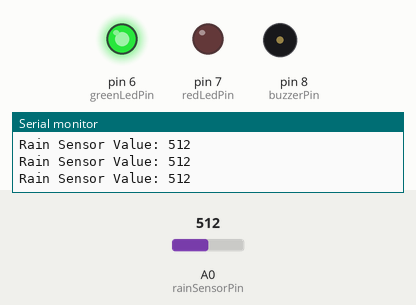
Simulated run of this sketch. Board: Arduino Uno, built with avr-gcc and run on an emulated ATmega328P. Shown: output pins drawn as LEDs (lit = HIGH), buzzer (waves = sounding, pin HIGH), the last lines printed to the serial monitor. Inputs (shaded band) come from the test bench; at power-on: A0 (rainSensorPin) = 512.

Above: at 1.3 s.
1.4 s: A0 (rainSensorPin) set to 485
At 2.0 s:
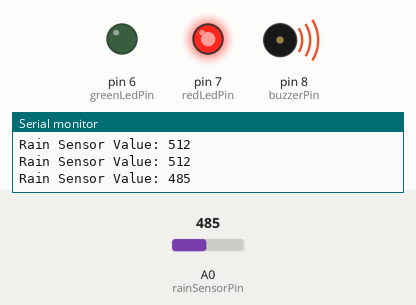
3.0 s: A0 (rainSensorPin) set to 510
At 4.2 s:
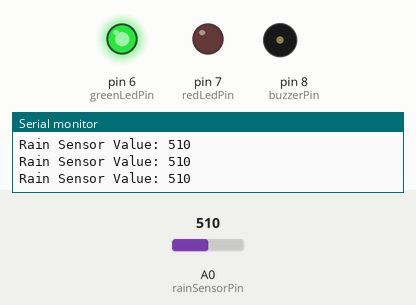
4.5 s: A0 (rainSensorPin) set to 490
At 5.6 s:
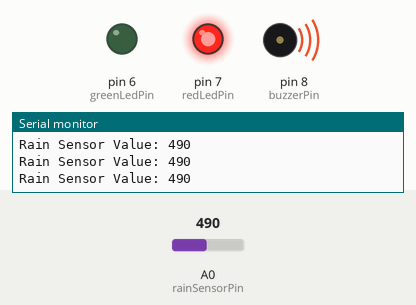
Timing chart, 0 to 7.5 s (numbered marks = the images above; inputs shaded):
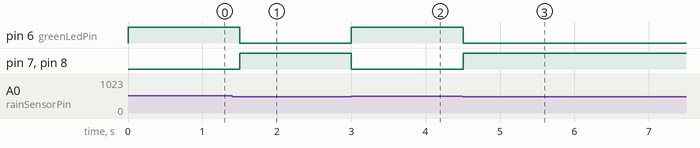

Measured:
- the behaviour switches between 500 and 499 on A0 (rainSensorPin) (found by bisection; images 0 and 1)
- after the input at 1.4 s, pin 6 (greenLedPin): HIGH → LOW after 0.10 s; pin 7 (redLedPin), pin 8 (buzzerPin): LOW → HIGH after 0.10 s
- after the input at 3.0 s, pin 6 (greenLedPin): LOW → HIGH at once; pin 7 (redLedPin), pin 8 (buzzerPin): HIGH → LOW at once
- after the input at 4.5 s, pin 6 (greenLedPin): HIGH → LOW at once; pin 7 (redLedPin), pin 8 (buzzerPin): LOW → HIGH at once

The sketch:

Rain_Alarm.ino
```cpp
// Pin Definitions
const int rainSensorPin = A0;   // Analog pin connected to Rain Sensor
const int redLedPin = 7;
const int greenLedPin = 6;
const int buzzerPin = 8;

// Threshold value to detect rain (adjust if needed)
const int rainThreshold = 500;  // Lower value means more rain

void setup() {
  pinMode(redLedPin, OUTPUT);
  pinMode(greenLedPin, OUTPUT);
  pinMode(buzzerPin, OUTPUT);

  Serial.begin(9600);  // For monitoring sensor values
}

void loop() {
  int rainValue = analogRead(rainSensorPin);

  Serial.print("Rain Sensor Value: ");
  Serial.println(rainValue);

  if (rainValue < rainThreshold) {
    // Rain detected
    digitalWrite(redLedPin, HIGH);
    digitalWrite(greenLedPin, LOW);
    digitalWrite(buzzerPin, HIGH);
  } else {
    // No rain
    digitalWrite(redLedPin, LOW);
    digitalWrite(greenLedPin, HIGH);
    digitalWrite(buzzerPin, LOW);
  }

  delay(500); // Read every half second
}
```
